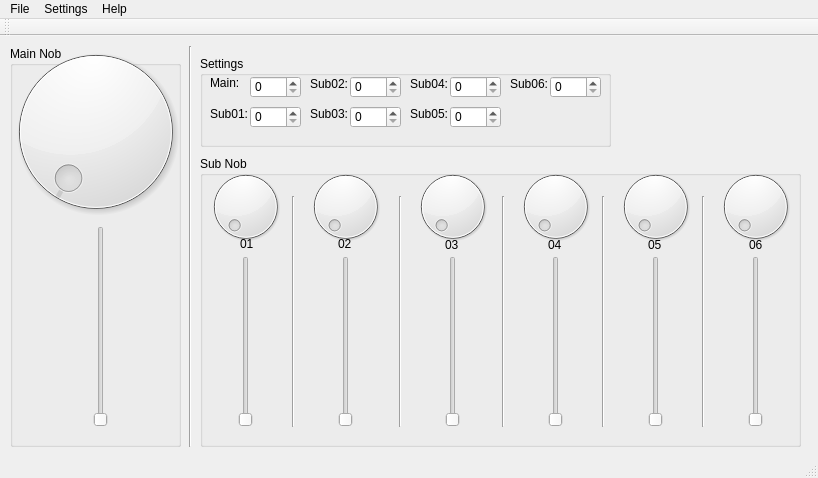
<?xml version="1.0" encoding="UTF-8"?>
<ui version="4.0">
 <class>MainWindow</class>
 <widget class="QMainWindow" name="MainWindow">
  <property name="geometry">
   <rect>
    <x>0</x>
    <y>0</y>
    <width>818</width>
    <height>478</height>
   </rect>
  </property>
  <property name="windowTitle">
   <string>NetSoundAudio</string>
  </property>
  <widget class="QWidget" name="centralWidget">
   <widget class="Line" name="line">
    <property name="geometry">
     <rect>
      <x>180</x>
      <y>10</y>
      <width>20</width>
      <height>401</height>
     </rect>
    </property>
    <property name="orientation">
     <enum>Qt::Vertical</enum>
    </property>
   </widget>
   <widget class="QGroupBox" name="groupBox">
    <property name="geometry">
     <rect>
      <x>200</x>
      <y>20</y>
      <width>411</width>
      <height>91</height>
     </rect>
    </property>
    <property name="title">
     <string>Settings</string>
    </property>
    <widget class="QLabel" name="label_4">
     <property name="geometry">
      <rect>
       <x>10</x>
       <y>50</y>
       <width>41</width>
       <height>16</height>
      </rect>
     </property>
     <property name="text">
      <string>Sub01:</string>
     </property>
    </widget>
    <widget class="QLabel" name="label_2">
     <property name="geometry">
      <rect>
       <x>10</x>
       <y>20</y>
       <width>46</width>
       <height>13</height>
      </rect>
     </property>
     <property name="text">
      <string>Main:</string>
     </property>
    </widget>
    <widget class="QSpinBox" name="spinBox">
     <property name="geometry">
      <rect>
       <x>50</x>
       <y>20</y>
       <width>51</width>
       <height>22</height>
      </rect>
     </property>
    </widget>
    <widget class="QSpinBox" name="spinBox_2">
     <property name="geometry">
      <rect>
       <x>50</x>
       <y>50</y>
       <width>51</width>
       <height>22</height>
      </rect>
     </property>
    </widget>
    <widget class="QSpinBox" name="spinBox_3">
     <property name="geometry">
      <rect>
       <x>150</x>
       <y>20</y>
       <width>51</width>
       <height>22</height>
      </rect>
     </property>
    </widget>
    <widget class="QLabel" name="label_9">
     <property name="geometry">
      <rect>
       <x>110</x>
       <y>20</y>
       <width>41</width>
       <height>16</height>
      </rect>
     </property>
     <property name="text">
      <string>Sub02:</string>
     </property>
    </widget>
    <widget class="QSpinBox" name="spinBox_4">
     <property name="geometry">
      <rect>
       <x>150</x>
       <y>50</y>
       <width>51</width>
       <height>22</height>
      </rect>
     </property>
    </widget>
    <widget class="QLabel" name="label_10">
     <property name="geometry">
      <rect>
       <x>110</x>
       <y>50</y>
       <width>41</width>
       <height>16</height>
      </rect>
     </property>
     <property name="text">
      <string>Sub03:</string>
     </property>
    </widget>
    <widget class="QSpinBox" name="spinBox_9">
     <property name="geometry">
      <rect>
       <x>250</x>
       <y>20</y>
       <width>51</width>
       <height>22</height>
      </rect>
     </property>
    </widget>
    <widget class="QLabel" name="label_15">
     <property name="geometry">
      <rect>
       <x>210</x>
       <y>20</y>
       <width>41</width>
       <height>16</height>
      </rect>
     </property>
     <property name="text">
      <string>Sub04:</string>
     </property>
    </widget>
    <widget class="QSpinBox" name="spinBox_10">
     <property name="geometry">
      <rect>
       <x>250</x>
       <y>50</y>
       <width>51</width>
       <height>22</height>
      </rect>
     </property>
    </widget>
    <widget class="QLabel" name="label_16">
     <property name="geometry">
      <rect>
       <x>210</x>
       <y>50</y>
       <width>41</width>
       <height>16</height>
      </rect>
     </property>
     <property name="text">
      <string>Sub05:</string>
     </property>
    </widget>
    <widget class="QSpinBox" name="spinBox_11">
     <property name="geometry">
      <rect>
       <x>350</x>
       <y>20</y>
       <width>51</width>
       <height>22</height>
      </rect>
     </property>
    </widget>
    <widget class="QLabel" name="label_17">
     <property name="geometry">
      <rect>
       <x>310</x>
       <y>20</y>
       <width>41</width>
       <height>16</height>
      </rect>
     </property>
     <property name="text">
      <string>Sub06:</string>
     </property>
    </widget>
   </widget>
   <widget class="QGroupBox" name="groupBox_2">
    <property name="geometry">
     <rect>
      <x>200</x>
      <y>120</y>
      <width>601</width>
      <height>291</height>
     </rect>
    </property>
    <property name="title">
     <string>Sub Nob</string>
    </property>
    <widget class="QLabel" name="label_5">
     <property name="geometry">
      <rect>
       <x>40</x>
       <y>80</y>
       <width>16</width>
       <height>16</height>
      </rect>
     </property>
     <property name="text">
      <string>01</string>
     </property>
    </widget>
    <widget class="QDial" name="dial_2">
     <property name="geometry">
      <rect>
       <x>0</x>
       <y>10</y>
       <width>91</width>
       <height>81</height>
      </rect>
     </property>
    </widget>
    <widget class="QSlider" name="verticalSlider_3">
     <property name="geometry">
      <rect>
       <x>20</x>
       <y>100</y>
       <width>51</width>
       <height>171</height>
      </rect>
     </property>
     <property name="orientation">
      <enum>Qt::Vertical</enum>
     </property>
    </widget>
    <widget class="Line" name="line_2">
     <property name="geometry">
      <rect>
       <x>83</x>
       <y>40</y>
       <width>20</width>
       <height>231</height>
      </rect>
     </property>
     <property name="orientation">
      <enum>Qt::Vertical</enum>
     </property>
    </widget>
    <widget class="QDial" name="dial_3">
     <property name="geometry">
      <rect>
       <x>100</x>
       <y>10</y>
       <width>91</width>
       <height>81</height>
      </rect>
     </property>
    </widget>
    <widget class="QSlider" name="verticalSlider_4">
     <property name="geometry">
      <rect>
       <x>120</x>
       <y>100</y>
       <width>51</width>
       <height>171</height>
      </rect>
     </property>
     <property name="orientation">
      <enum>Qt::Vertical</enum>
     </property>
    </widget>
    <widget class="Line" name="line_3">
     <property name="geometry">
      <rect>
       <x>190</x>
       <y>40</y>
       <width>20</width>
       <height>231</height>
      </rect>
     </property>
     <property name="orientation">
      <enum>Qt::Vertical</enum>
     </property>
    </widget>
    <widget class="QSlider" name="verticalSlider_5">
     <property name="geometry">
      <rect>
       <x>227</x>
       <y>100</y>
       <width>51</width>
       <height>171</height>
      </rect>
     </property>
     <property name="orientation">
      <enum>Qt::Vertical</enum>
     </property>
    </widget>
    <widget class="QDial" name="dial_4">
     <property name="geometry">
      <rect>
       <x>207</x>
       <y>10</y>
       <width>91</width>
       <height>81</height>
      </rect>
     </property>
    </widget>
    <widget class="Line" name="line_4">
     <property name="geometry">
      <rect>
       <x>293</x>
       <y>40</y>
       <width>20</width>
       <height>231</height>
      </rect>
     </property>
     <property name="orientation">
      <enum>Qt::Vertical</enum>
     </property>
    </widget>
    <widget class="QSlider" name="verticalSlider_6">
     <property name="geometry">
      <rect>
       <x>330</x>
       <y>100</y>
       <width>51</width>
       <height>171</height>
      </rect>
     </property>
     <property name="orientation">
      <enum>Qt::Vertical</enum>
     </property>
    </widget>
    <widget class="QDial" name="dial_5">
     <property name="geometry">
      <rect>
       <x>310</x>
       <y>10</y>
       <width>91</width>
       <height>81</height>
      </rect>
     </property>
    </widget>
    <widget class="Line" name="line_5">
     <property name="geometry">
      <rect>
       <x>393</x>
       <y>40</y>
       <width>20</width>
       <height>231</height>
      </rect>
     </property>
     <property name="orientation">
      <enum>Qt::Vertical</enum>
     </property>
    </widget>
    <widget class="QSlider" name="verticalSlider_7">
     <property name="geometry">
      <rect>
       <x>430</x>
       <y>100</y>
       <width>51</width>
       <height>171</height>
      </rect>
     </property>
     <property name="orientation">
      <enum>Qt::Vertical</enum>
     </property>
    </widget>
    <widget class="QDial" name="dial_6">
     <property name="geometry">
      <rect>
       <x>410</x>
       <y>10</y>
       <width>91</width>
       <height>81</height>
      </rect>
     </property>
    </widget>
    <widget class="Line" name="line_6">
     <property name="geometry">
      <rect>
       <x>493</x>
       <y>40</y>
       <width>20</width>
       <height>231</height>
      </rect>
     </property>
     <property name="orientation">
      <enum>Qt::Vertical</enum>
     </property>
    </widget>
    <widget class="QSlider" name="verticalSlider_8">
     <property name="geometry">
      <rect>
       <x>530</x>
       <y>100</y>
       <width>51</width>
       <height>171</height>
      </rect>
     </property>
     <property name="orientation">
      <enum>Qt::Vertical</enum>
     </property>
    </widget>
    <widget class="QDial" name="dial_7">
     <property name="geometry">
      <rect>
       <x>510</x>
       <y>10</y>
       <width>91</width>
       <height>81</height>
      </rect>
     </property>
    </widget>
    <widget class="QLabel" name="label">
     <property name="geometry">
      <rect>
       <x>245</x>
       <y>81</y>
       <width>16</width>
       <height>16</height>
      </rect>
     </property>
     <property name="text">
      <string>03</string>
     </property>
    </widget>
    <widget class="QLabel" name="label_6">
     <property name="geometry">
      <rect>
       <x>138</x>
       <y>80</y>
       <width>16</width>
       <height>16</height>
      </rect>
     </property>
     <property name="text">
      <string>02 </string>
     </property>
    </widget>
    <widget class="QLabel" name="label_3">
     <property name="geometry">
      <rect>
       <x>348</x>
       <y>81</y>
       <width>16</width>
       <height>16</height>
      </rect>
     </property>
     <property name="text">
      <string>04</string>
     </property>
    </widget>
    <widget class="QLabel" name="label_7">
     <property name="geometry">
      <rect>
       <x>448</x>
       <y>81</y>
       <width>16</width>
       <height>16</height>
      </rect>
     </property>
     <property name="text">
      <string>05</string>
     </property>
    </widget>
    <widget class="QLabel" name="label_8">
     <property name="geometry">
      <rect>
       <x>549</x>
       <y>81</y>
       <width>16</width>
       <height>16</height>
      </rect>
     </property>
     <property name="text">
      <string>06</string>
     </property>
    </widget>
   </widget>
   <widget class="QGroupBox" name="groupBox_3">
    <property name="geometry">
     <rect>
      <x>10</x>
      <y>10</y>
      <width>171</width>
      <height>401</height>
     </rect>
    </property>
    <property name="title">
     <string>Main Nob</string>
    </property>
    <widget class="QDial" name="dial">
     <property name="geometry">
      <rect>
       <x>-10</x>
       <y>-10</y>
       <width>191</width>
       <height>191</height>
      </rect>
     </property>
    </widget>
    <widget class="QSlider" name="verticalSlider">
     <property name="geometry">
      <rect>
       <x>20</x>
       <y>180</y>
       <width>141</width>
       <height>201</height>
      </rect>
     </property>
     <property name="baseSize">
      <size>
       <width>0</width>
       <height>0</height>
      </size>
     </property>
     <property name="orientation">
      <enum>Qt::Vertical</enum>
     </property>
     <property name="invertedAppearance">
      <bool>false</bool>
     </property>
    </widget>
   </widget>
  </widget>
  <widget class="QMenuBar" name="menuBar">
   <property name="geometry">
    <rect>
     <x>0</x>
     <y>0</y>
     <width>818</width>
     <height>21</height>
    </rect>
   </property>
   <widget class="QMenu" name="menuFile">
    <property name="title">
     <string>File</string>
    </property>
   </widget>
   <widget class="QMenu" name="menuHelp">
    <property name="title">
     <string>Help</string>
    </property>
    <addaction name="actionAbout"/>
    <addaction name="actionAuthor"/>
   </widget>
   <widget class="QMenu" name="menuSettings">
    <property name="title">
     <string>Settings</string>
    </property>
    <widget class="QMenu" name="menuClients">
     <property name="title">
      <string>Clients</string>
     </property>
     <addaction name="actionSub01"/>
     <addaction name="actionSub02"/>
     <addaction name="actionSub03"/>
     <addaction name="actionSub"/>
     <addaction name="actionSub05"/>
     <addaction name="actionSub06"/>
    </widget>
    <addaction name="actionServer_Port"/>
    <addaction name="menuClients"/>
    <addaction name="actionRest_All_Subs"/>
   </widget>
   <addaction name="menuFile"/>
   <addaction name="menuSettings"/>
   <addaction name="menuHelp"/>
  </widget>
  <widget class="QToolBar" name="mainToolBar">
   <attribute name="toolBarArea">
    <enum>TopToolBarArea</enum>
   </attribute>
   <attribute name="toolBarBreak">
    <bool>false</bool>
   </attribute>
  </widget>
  <widget class="QStatusBar" name="statusBar"/>
  <action name="actionAbout">
   <property name="text">
    <string>About</string>
   </property>
  </action>
  <action name="actionAuthor">
   <property name="text">
    <string>Author</string>
   </property>
  </action>
  <action name="actionServer_Port">
   <property name="text">
    <string>Server Port</string>
   </property>
  </action>
  <action name="actionSub01">
   <property name="text">
    <string>sub01</string>
   </property>
  </action>
  <action name="actionSub02">
   <property name="text">
    <string>sub02</string>
   </property>
  </action>
  <action name="actionSub03">
   <property name="text">
    <string>sub03</string>
   </property>
  </action>
  <action name="actionSub">
   <property name="text">
    <string>sub04</string>
   </property>
  </action>
  <action name="actionSub05">
   <property name="text">
    <string>sub05</string>
   </property>
  </action>
  <action name="actionSub06">
   <property name="text">
    <string>sub06</string>
   </property>
  </action>
  <action name="actionRest_All_Subs">
   <property name="text">
    <string>Rest All Subs</string>
   </property>
  </action>
 </widget>
 <layoutdefault spacing="6" margin="11"/>
 <tabstops>
  <tabstop>dial</tabstop>
  <tabstop>verticalSlider</tabstop>
  <tabstop>spinBox</tabstop>
  <tabstop>spinBox_2</tabstop>
  <tabstop>spinBox_3</tabstop>
  <tabstop>spinBox_4</tabstop>
  <tabstop>spinBox_9</tabstop>
  <tabstop>spinBox_10</tabstop>
  <tabstop>spinBox_11</tabstop>
  <tabstop>dial_2</tabstop>
  <tabstop>verticalSlider_3</tabstop>
  <tabstop>dial_3</tabstop>
  <tabstop>verticalSlider_4</tabstop>
  <tabstop>dial_4</tabstop>
  <tabstop>verticalSlider_5</tabstop>
  <tabstop>dial_5</tabstop>
  <tabstop>verticalSlider_6</tabstop>
  <tabstop>dial_6</tabstop>
  <tabstop>verticalSlider_7</tabstop>
  <tabstop>dial_7</tabstop>
  <tabstop>verticalSlider_8</tabstop>
  <tabstop>spinBox_8</tabstop>
  <tabstop>spinBox_6</tabstop>
  <tabstop>spinBox_5</tabstop>
  <tabstop>spinBox_7</tabstop>
 </tabstops>
 <resources/>
 <connections>
  <connection>
   <sender>verticalSlider_3</sender>
   <signal>valueChanged(int)</signal>
   <receiver>dial_2</receiver>
   <slot>setValue(int)</slot>
   <hints>
    <hint type="sourcelabel">
     <x>243</x>
     <y>423</y>
    </hint>
    <hint type="destinationlabel">
     <x>226</x>
     <y>220</y>
    </hint>
   </hints>
  </connection>
  <connection>
   <sender>verticalSlider_3</sender>
   <signal>valueChanged(int)</signal>
   <receiver>spinBox_2</receiver>
   <slot>setValue(int)</slot>
   <hints>
    <hint type="sourcelabel">
     <x>241</x>
     <y>423</y>
    </hint>
    <hint type="destinationlabel">
     <x>284</x>
     <y>104</y>
    </hint>
   </hints>
  </connection>
  <connection>
   <sender>dial_2</sender>
   <signal>valueChanged(int)</signal>
   <receiver>verticalSlider_3</receiver>
   <slot>setValue(int)</slot>
   <hints>
    <hint type="sourcelabel">
     <x>210</x>
     <y>217</y>
    </hint>
    <hint type="destinationlabel">
     <x>224</x>
     <y>264</y>
    </hint>
   </hints>
  </connection>
  <connection>
   <sender>spinBox_2</sender>
   <signal>valueChanged(int)</signal>
   <receiver>verticalSlider_3</receiver>
   <slot>setValue(int)</slot>
   <hints>
    <hint type="sourcelabel">
     <x>300</x>
     <y>115</y>
    </hint>
    <hint type="destinationlabel">
     <x>269</x>
     <y>302</y>
    </hint>
   </hints>
  </connection>
  <connection>
   <sender>verticalSlider</sender>
   <signal>valueChanged(int)</signal>
   <receiver>dial</receiver>
   <slot>setValue(int)</slot>
   <hints>
    <hint type="sourcelabel">
     <x>94</x>
     <y>333</y>
    </hint>
    <hint type="destinationlabel">
     <x>100</x>
     <y>206</y>
    </hint>
   </hints>
  </connection>
  <connection>
   <sender>verticalSlider</sender>
   <signal>valueChanged(int)</signal>
   <receiver>spinBox</receiver>
   <slot>setValue(int)</slot>
   <hints>
    <hint type="sourcelabel">
     <x>132</x>
     <y>301</y>
    </hint>
    <hint type="destinationlabel">
     <x>265</x>
     <y>84</y>
    </hint>
   </hints>
  </connection>
  <connection>
   <sender>dial</sender>
   <signal>valueChanged(int)</signal>
   <receiver>verticalSlider</receiver>
   <slot>setValue(int)</slot>
   <hints>
    <hint type="sourcelabel">
     <x>50</x>
     <y>206</y>
    </hint>
    <hint type="destinationlabel">
     <x>50</x>
     <y>252</y>
    </hint>
   </hints>
  </connection>
  <connection>
   <sender>spinBox</sender>
   <signal>valueChanged(int)</signal>
   <receiver>verticalSlider</receiver>
   <slot>setValue(int)</slot>
   <hints>
    <hint type="sourcelabel">
     <x>259</x>
     <y>91</y>
    </hint>
    <hint type="destinationlabel">
     <x>142</x>
     <y>319</y>
    </hint>
   </hints>
  </connection>
  <connection>
   <sender>verticalSlider_4</sender>
   <signal>valueChanged(int)</signal>
   <receiver>dial_3</receiver>
   <slot>setValue(int)</slot>
   <hints>
    <hint type="sourcelabel">
     <x>345</x>
     <y>319</y>
    </hint>
    <hint type="destinationlabel">
     <x>342</x>
     <y>217</y>
    </hint>
   </hints>
  </connection>
  <connection>
   <sender>dial_3</sender>
   <signal>valueChanged(int)</signal>
   <receiver>verticalSlider_4</receiver>
   <slot>setValue(int)</slot>
   <hints>
    <hint type="sourcelabel">
     <x>362</x>
     <y>223</y>
    </hint>
    <hint type="destinationlabel">
     <x>360</x>
     <y>272</y>
    </hint>
   </hints>
  </connection>
  <connection>
   <sender>verticalSlider_4</sender>
   <signal>valueChanged(int)</signal>
   <receiver>spinBox_3</receiver>
   <slot>setValue(int)</slot>
   <hints>
    <hint type="sourcelabel">
     <x>327</x>
     <y>283</y>
    </hint>
    <hint type="destinationlabel">
     <x>367</x>
     <y>83</y>
    </hint>
   </hints>
  </connection>
  <connection>
   <sender>spinBox_3</sender>
   <signal>valueChanged(int)</signal>
   <receiver>verticalSlider_4</receiver>
   <slot>setValue(int)</slot>
   <hints>
    <hint type="sourcelabel">
     <x>363</x>
     <y>88</y>
    </hint>
    <hint type="destinationlabel">
     <x>361</x>
     <y>378</y>
    </hint>
   </hints>
  </connection>
  <connection>
   <sender>verticalSlider_5</sender>
   <signal>valueChanged(int)</signal>
   <receiver>dial_4</receiver>
   <slot>setValue(int)</slot>
   <hints>
    <hint type="sourcelabel">
     <x>461</x>
     <y>359</y>
    </hint>
    <hint type="destinationlabel">
     <x>461</x>
     <y>233</y>
    </hint>
   </hints>
  </connection>
  <connection>
   <sender>dial_4</sender>
   <signal>valueChanged(int)</signal>
   <receiver>verticalSlider_5</receiver>
   <slot>setValue(int)</slot>
   <hints>
    <hint type="sourcelabel">
     <x>428</x>
     <y>230</y>
    </hint>
    <hint type="destinationlabel">
     <x>448</x>
     <y>280</y>
    </hint>
   </hints>
  </connection>
  <connection>
   <sender>verticalSlider_5</sender>
   <signal>valueChanged(int)</signal>
   <receiver>spinBox_4</receiver>
   <slot>setValue(int)</slot>
   <hints>
    <hint type="sourcelabel">
     <x>438</x>
     <y>324</y>
    </hint>
    <hint type="destinationlabel">
     <x>381</x>
     <y>117</y>
    </hint>
   </hints>
  </connection>
  <connection>
   <sender>spinBox_4</sender>
   <signal>valueChanged(int)</signal>
   <receiver>verticalSlider_5</receiver>
   <slot>setValue(int)</slot>
   <hints>
    <hint type="sourcelabel">
     <x>368</x>
     <y>114</y>
    </hint>
    <hint type="destinationlabel">
     <x>439</x>
     <y>297</y>
    </hint>
   </hints>
  </connection>
  <connection>
   <sender>verticalSlider_6</sender>
   <signal>valueChanged(int)</signal>
   <receiver>dial_5</receiver>
   <slot>setValue(int)</slot>
   <hints>
    <hint type="sourcelabel">
     <x>553</x>
     <y>351</y>
    </hint>
    <hint type="destinationlabel">
     <x>552</x>
     <y>212</y>
    </hint>
   </hints>
  </connection>
  <connection>
   <sender>dial_5</sender>
   <signal>valueChanged(int)</signal>
   <receiver>verticalSlider_6</receiver>
   <slot>setValue(int)</slot>
   <hints>
    <hint type="sourcelabel">
     <x>576</x>
     <y>218</y>
    </hint>
    <hint type="destinationlabel">
     <x>577</x>
     <y>277</y>
    </hint>
   </hints>
  </connection>
  <connection>
   <sender>verticalSlider_6</sender>
   <signal>valueChanged(int)</signal>
   <receiver>spinBox_9</receiver>
   <slot>setValue(int)</slot>
   <hints>
    <hint type="sourcelabel">
     <x>535</x>
     <y>277</y>
    </hint>
    <hint type="destinationlabel">
     <x>463</x>
     <y>88</y>
    </hint>
   </hints>
  </connection>
  <connection>
   <sender>spinBox_9</sender>
   <signal>valueChanged(int)</signal>
   <receiver>verticalSlider_6</receiver>
   <slot>setValue(int)</slot>
   <hints>
    <hint type="sourcelabel">
     <x>478</x>
     <y>88</y>
    </hint>
    <hint type="destinationlabel">
     <x>532</x>
     <y>352</y>
    </hint>
   </hints>
  </connection>
  <connection>
   <sender>verticalSlider_7</sender>
   <signal>valueChanged(int)</signal>
   <receiver>dial_6</receiver>
   <slot>setValue(int)</slot>
   <hints>
    <hint type="sourcelabel">
     <x>657</x>
     <y>367</y>
    </hint>
    <hint type="destinationlabel">
     <x>657</x>
     <y>219</y>
    </hint>
   </hints>
  </connection>
  <connection>
   <sender>dial_6</sender>
   <signal>valueChanged(int)</signal>
   <receiver>verticalSlider_7</receiver>
   <slot>setValue(int)</slot>
   <hints>
    <hint type="sourcelabel">
     <x>630</x>
     <y>222</y>
    </hint>
    <hint type="destinationlabel">
     <x>639</x>
     <y>278</y>
    </hint>
   </hints>
  </connection>
  <connection>
   <sender>verticalSlider_7</sender>
   <signal>valueChanged(int)</signal>
   <receiver>spinBox_10</receiver>
   <slot>setValue(int)</slot>
   <hints>
    <hint type="sourcelabel">
     <x>645</x>
     <y>367</y>
    </hint>
    <hint type="destinationlabel">
     <x>479</x>
     <y>117</y>
    </hint>
   </hints>
  </connection>
  <connection>
   <sender>spinBox_10</sender>
   <signal>valueChanged(int)</signal>
   <receiver>verticalSlider_7</receiver>
   <slot>setValue(int)</slot>
   <hints>
    <hint type="sourcelabel">
     <x>466</x>
     <y>114</y>
    </hint>
    <hint type="destinationlabel">
     <x>643</x>
     <y>355</y>
    </hint>
   </hints>
  </connection>
  <connection>
   <sender>verticalSlider_8</sender>
   <signal>valueChanged(int)</signal>
   <receiver>dial_7</receiver>
   <slot>setValue(int)</slot>
   <hints>
    <hint type="sourcelabel">
     <x>753</x>
     <y>343</y>
    </hint>
    <hint type="destinationlabel">
     <x>768</x>
     <y>236</y>
    </hint>
   </hints>
  </connection>
  <connection>
   <sender>dial_7</sender>
   <signal>valueChanged(int)</signal>
   <receiver>verticalSlider_8</receiver>
   <slot>setValue(int)</slot>
   <hints>
    <hint type="sourcelabel">
     <x>749</x>
     <y>216</y>
    </hint>
    <hint type="destinationlabel">
     <x>743</x>
     <y>288</y>
    </hint>
   </hints>
  </connection>
  <connection>
   <sender>verticalSlider_8</sender>
   <signal>valueChanged(int)</signal>
   <receiver>spinBox_11</receiver>
   <slot>setValue(int)</slot>
   <hints>
    <hint type="sourcelabel">
     <x>745</x>
     <y>383</y>
    </hint>
    <hint type="destinationlabel">
     <x>567</x>
     <y>87</y>
    </hint>
   </hints>
  </connection>
  <connection>
   <sender>spinBox_11</sender>
   <signal>valueChanged(int)</signal>
   <receiver>verticalSlider_8</receiver>
   <slot>setValue(int)</slot>
   <hints>
    <hint type="sourcelabel">
     <x>578</x>
     <y>88</y>
    </hint>
    <hint type="destinationlabel">
     <x>736</x>
     <y>357</y>
    </hint>
   </hints>
  </connection>
 </connections>
</ui>
